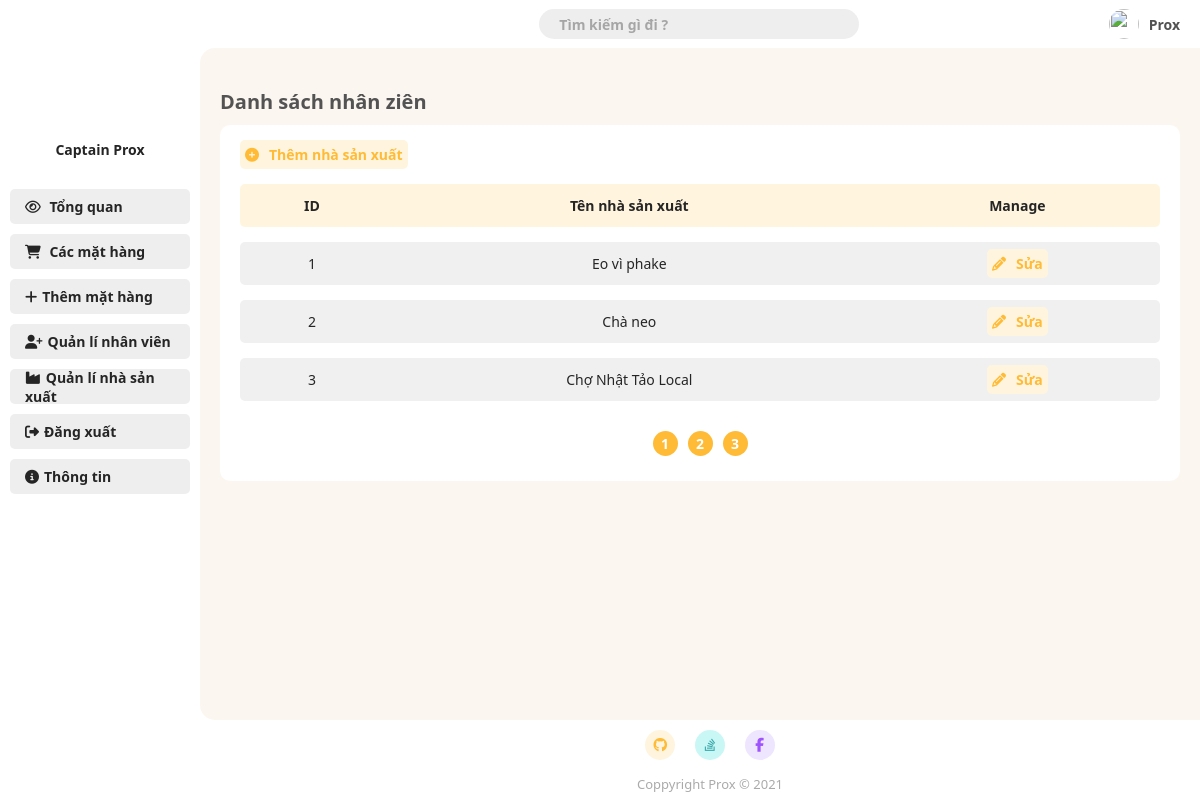
Page /Admin/page-5.php on the committed database.
### tables this page shows
CREATE TABLE `manufacturer` (
  `id` int(11) NOT NULL,
  `name` varchar(20) NOT NULL
);

### Admin/page-5.php (the view, shortened to what this page needs)
<!DOCTYPE html>
<html lang="en">
<head>
    <link rel="stylesheet" href="./CSS/style.css?v=4.3">
</head>
<body>
        <?php
            require_once 'connect.php';
            $page = 1;
            $search = "";
            $number_of_post_query = "SELECT count(*) FROM manufacturer WHERE (name like '%$search%') OR (id = '$search')";
            $post_array = mysqli_query($connect, $number_of_post_query);
            $result_array = mysqli_fetch_array($post_array);
            $number_of_post = $result_array['count(*)'];
            $number_post_per_page = 3;
            $number_of_page = ceil($number_of_post/$number_post_per_page);
            $number_of_skip_page = $number_post_per_page * ($page - 1);
            $querry = "SELECT * FROM manufacturer WHERE (name like '%$search%') OR (id = '$search') LIMIT $number_post_per_page OFFSET $number_of_skip_page ";
            $result = mysqli_query($connect, $querry);
        ?>
        <div class="grid-container">
            <div class="container-header">
                <?php require_once "./root/navbar.php"; ?>
            </div>
            <div class="container-menu">
                <?php require_once "./root/sidebar.php"; ?>
            </div>
            <div class="container-main">
                <h1 class="main-title">Danh sách nhân ziên</h1>
                <div class="add-new-item">
                    <a class="link-button" href="add-manufacturer.php"><i class="fas fa-plus-circle"></i>Thêm nhà sản xuất</a>
                    <table class="styled-table">
                        <thead>
                            <tr>
                                <th>ID</th>
                                <th>Tên nhà sản xuất</th>
                                <th>Manage</th>
                            </tr>
                        </thead>
                        <tbody>
                            <?php foreach($result as $manufacturer){ ?>
                                <tr>
                                    <td><?php echo $manufacturer['id'] ?></td>
                                    <td><a href="manufacturer-info.php?id=<?php echo $manufacturer['id'];?>&name=<?php echo $manufacturer['name'];?>"><?php echo $manufacturer['name'] ?></a></td>
                                    <td>
                                        <a class="link-button" href="edit-manufacturer.php?id=<?= $manufacturer['id']; ?>"><i class="fas fa-pencil-alt"></i>Sửa</a>
                                    </td>
                                </tr>
                            <?php } ?>
                        </tbody>
                    </table>
                    <div class="page_number_list">
                        <?php for($i = 1 ; $i<= $number_of_page ; $i++){?>
                            <div class="page_number">
                                <a href="?page=<?php echo $i; ?>&search=<?php echo $search; ?>">
                                    <?php echo $i; ?>
                                </a>
                            </div>
                        <?php } ?>
                    </div>
                </div>
            </div>
            <div class="container-footer">
                <?php require_once "./root/footer.php"; ?>
            </div>
        </div>
</body>
</html>

### Admin/CSS/style.css (style rules this page uses)
*,body { padding: 0px; margin: 0px; color: rgb(37, 37, 37); font-family: 'Noto Sans', sans-serif ; }
body { background: rgb(252, 252, 252); }
.container-header { grid-area: header; position: -webkit-sticky; position: sticky; background-color: #fff; top: 0px; }
.container-menu { grid-area: menu; background: #fff; height: 100%; }
.container-main { grid-area: main; padding: 20px !important; border-radius: 15px 0px 0px 15px; background: #FBF6F0; }
.container-footer { grid-area: footer; margin: 10px 0px 10px 20px; }
.grid-container { display: grid; grid-template-areas: 'menu header header' 'menu main right' 'menu footer footer'; grid-template-rows: 6vh auto 10vh; grid-template-columns: 25vh auto 0vh; grid-gap: 0px; padding: 0px; height: 100vh; background: #fff; }
.grid-container > div { padding: 0; }
* { box-sizing: border-box; font-family: 'Noto Sans', sans-serif; font-size: 14px; margin: 0; padding: 0; }
a { text-decoration: none; }
.main-title { font-size: 20px; font-weight: 600; color: rgb(83, 83, 83); margin: 20px 0px 10px 0px; }
.link-button { padding: 5px; width: 100%; color: #FFBB36; background-color: #FFF4DE; text-align: center; border-radius: 5px; font-weight: 600; background-position: 0% 0%; }
.link-button i { color: #FFBB36; margin-right: 10px; }
.page_number_list { display: flex; flex-direction: row; align-items: center; justify-content: center; margin-top: 10px; }
.page_number { background-color: #FFBB36; height: 25px; width: 25px; border-radius: 50%; display: flex; justify-content: center; align-items: center; margin: 5px; }
.page_number a { color: white; font-weight: 600; }
.add-new-item { padding: 20px; background-color: #fff; border-radius: 10px; width: 100%; max-width: 100%; animation: scale-animation 0.5s ease; }
::placeholder { color: black; opacity: 0.3; font-weight: 600; }
.styled-table thead tr { background-color: #FFF4DE; color: #FFA800 !important; text-align: center; }
.styled-table th, .styled-table td { padding: 12px 15px; text-align: center; }
.styled-table td:first-child, .styled-table th:first-child { border-radius: 5px 0px 0px 5px; }
.styled-table td:last-child, .styled-table th:last-child { border-radius: 0 5px 5px 0; }
.styled-table tbody tr { background-color: #f0f0f0 !important; color: #4b4c4d; }
.styled-table tbody tr:nth-of-type(even) { background-color: #fff; }
.styled-table tbody tr:last-of-type { border-bottom: none; }
.styled-table { border-collapse:separate; border-spacing:0 15px; margin: 5px 0; font-size: 0.9em; font-family: sans-serif; min-width: 400px; width: 100%; }

### rows in the picture
manufacturer: id "1", name "Eo vì phake"
manufacturer: id "2", name "Chà neo"
manufacturer: id "3", name "Chợ Nhật Tảo Local"
